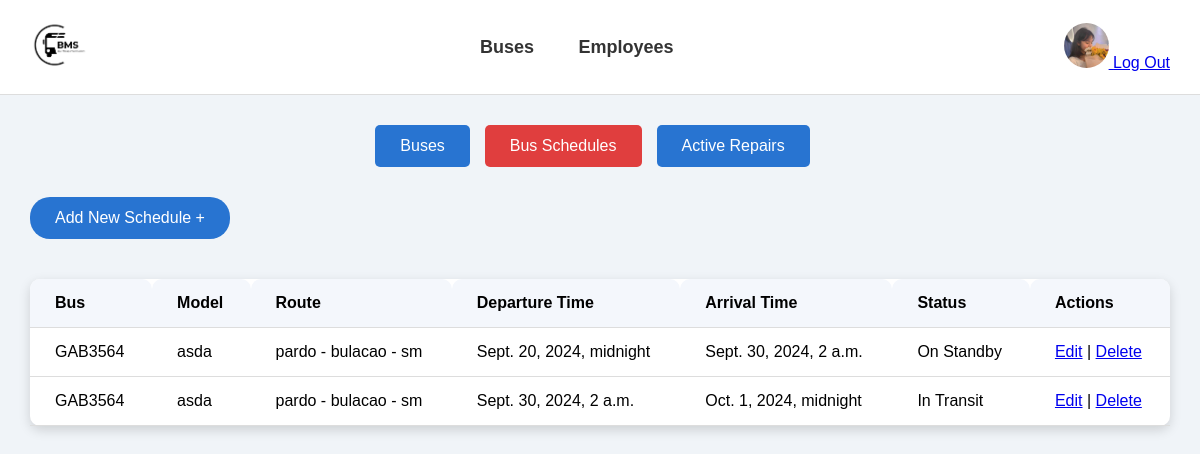
Before: /schedules/ (signed in) with the older database file.
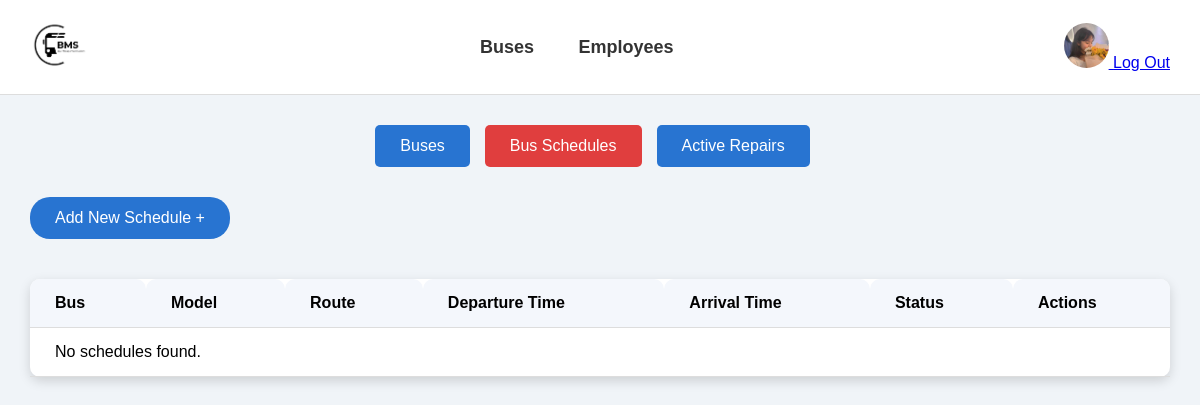
After: the same page with the newer database file.
### bms_app/models.py (models this page shows, shortened)
class Schedule(models.Model):
    sched_id = models.AutoField(primary_key=True)
    route = models.CharField(max_length=100)
    departure_time = models.DateTimeField()
    arrival_time = models.DateTimeField(null=True, blank=True)  # Allow NULL values
    status = models.CharField(max_length=50, choices=[
        ('on_standby', 'On Standby'),
        ('in_transit', 'In Transit'),
        ('arrived', 'Arrived'),
    ])
    bus = models.ForeignKey(Bus, on_delete=models.CASCADE, related_name='schedules')  # Add related_name
    employee = models.ForeignKey(Employee, on_delete=models.CASCADE, related_name='schedules', null=True)  # Add this line
    frequency = models.CharField(max_length=50, null=True, blank=True)  # e.g., daily, weekly
    last_updated = models.DateTimeField(auto_now=True)  # Automatically updates when the schedule is saved
    notes = models.TextField(null=True, blank=True)  # Additional notes about the schedule
    frequency = models.CharField(max_length=50, null=True, blank=True)  # e.g., daily, weekly
    last_updated = models.DateTimeField(auto_now=True)  # Automatically updates when the schedule is saved
    notes = models.TextField(null=True, blank=True)  # Additional notes about the schedule

class Bus(models.Model):
    BUS_STATUS_CHOICES = [
        ('on_standby', 'On Standby'),
        ('in_transit', 'In Transit'),
        ('under_maintenance', 'Under Maintenance'),
    ]
    bus_id = models.AutoField(primary_key=True)
    plate_number = models.CharField(max_length=100)
    model = models.CharField(max_length=100)
    make = models.CharField(max_length=100)
    year = models.DateField()
    capacity = models.IntegerField()
    status = models.CharField(max_length=50, choices=BUS_STATUS_CHOICES)  # Use choices here
    user = models.ForeignKey(User, on_delete=models.CASCADE)

### bms_app/views.py (the view)
# urls.py: path('schedules/', views.schedule_list, name='schedule_list'),  # Optional: Separate schedule list view
def schedule_list(request):
    schedules = Schedule.objects.filter(bus__user=request.user)
    return render(request, 'home_page_schedule.html', {'schedules': schedules})

### bms_app/templates/home_page_schedule.html (shortened to what this page needs)
<!DOCTYPE html>
<html lang="en">
<head>
    {% load static %}
    <link rel="stylesheet" href="{% static 'css/home.css' %}">
</head>
<body>
    <div class="navbar">
        <div class="logo">
            <img src="{% static 'images/logo.png' %}" alt="Logo">
        </div>
        <div class="nav-links">
            <a href="{% url 'bus_list' %}">Buses</a>
            <a href="{% url 'employee_list' %}">Employees</a>
        </div>
        <div class="profile">
            <a href="{% url 'profile' %}">
                <img src="{% static 'images/profile-icon.png' %}" alt="Profile">
            </a>
            <a href="{% url 'logout' %}">Log Out</a>
        </div>
    </div>
    <div class="tabs">
        <a href="{% url 'bus_list' %}"><button class="tab-btn">Buses</button></a>
        <a href="{% url 'schedule_list' %}"><button class="tab-btn active">Bus Schedules</button></a>
        <a href="{% url 'repair_list' %}"><button class="tab-btn">Active Repairs</button></a>
    </div>
    <div class="schedule-section">
        <a href="{% url 'add_schedule' %}">
            <button class="add-btn">Add New Schedule +</button>
        </a>
        <table class="bus-table">
            <thead>
                <tr>
                    <th>Bus</th>
                    <th>Model</th>
                    <th>Route</th>
                    <th>Departure Time</th>
                    <th>Arrival Time</th>
                    <th>Status</th>
                    <th>Actions</th>
                </tr>
            </thead>
            <tbody>
                {% for schedule in schedules %}
                    <tr>
                        <td>{{ schedule.bus.plate_number }}</td>
                        <td>{{ schedule.bus.model }}</td>
                        <td>{{ schedule.route }}</td>
                        <td>{{ schedule.departure_time }}</td>
                        <td>{{ schedule.arrival_time }}</td>
                        <td>{{ schedule.get_status_display }}</td>
                        <td>
                            <a href="{% url 'edit_schedule' schedule.sched_id %}">Edit</a> |
                            <a href="{% url 'delete_schedule' schedule.sched_id %}">Delete</a>
                        </td>
                    </tr>
                {% empty %}
                    <tr>
                        <td colspan="7">No schedules found.</td>
                    </tr>
                {% endfor %}
            </tbody>
        </table>
    </div>
</body>
</html>

### bms_app/static/css/home.css (style rules this page uses)
body { font-family: Arial, sans-serif; margin: 0; padding: 0; background-color: #f0f4f8; }
.navbar { display: flex; justify-content: space-between; align-items: center; background-color: white; padding: 15px 30px; border-bottom: 1px solid #ddd; }
.navbar .logo img { width: 60px; }
.nav-links a { margin: 0 20px; text-decoration: none; color: #333; font-weight: bold; font-size: 18px; transition: color 0.3s; }
.profile img { width: 45px; border-radius: 50%; }
.tabs { display: flex; justify-content: center; margin-top: 30px; }
.tab-btn { background-color: #2874d1; color: white; padding: 12px 25px; border: none; cursor: pointer; margin-right: 15px; font-size: 16px; border-radius: 5px; transition: background-color 0.3s; }
.tab-btn.active { background-color: #e03e3e; }
.schedule-section, .repair-section { margin: 30px; }
.add-btn { background-color: #2874d1; color: white; padding: 12px 25px; border-radius: 20px; border: none; cursor: pointer; font-size: 16px; transition: background-color 0.3s; margin-bottom: 20px; }
.bus-table { width: 100%; border-collapse: collapse; background-color: white; border-radius: 10px; box-shadow: 0 4px 12px rgba(0, 0, 0, 0.15); margin-top: 20px; }
.bus-table th, .bus-table td { padding: 15px 25px; text-align: left; border-bottom: 1px solid #ddd; }
.bus-table th { background-color: #f4f7fc; font-weight: bold; border-top-left-radius: 10px; border-top-right-radius: 10px; }

Changed rows visible on the page:
removed Schedule: bus.plate_number "GAB3564", bus.model "asda", route "pardo - bulacao - sm", departure_time "Sept. 20, 2024, midnight", arrival_time "Sept. 30, 2024, 2 a.m.", status "On Standby"
removed Schedule: bus.plate_number "GAB3564", bus.model "asda", route "pardo - bulacao - sm", departure_time "Sept. 30, 2024, 2 a.m.", arrival_time "Oct. 1, 2024, midnight", status "In Transit"
Other visible differences:
text now shown: "No schedules found."
